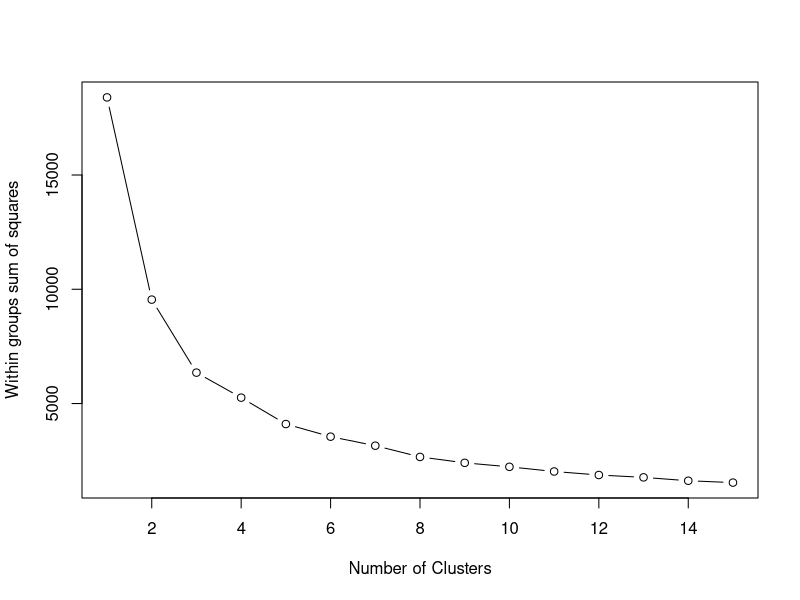

The R script that drew this image:
## ---- chunk 1
userNeighbors.df <- read.csv("userNeighbors_df.csv")
## ---- chunk 2
#Remove 0's and Take Log
userNeighbors.df[userNeighbors.df=="0"]<-1
userNeighbors.df$logFollowersCount <- log(userNeighbors.df$followersCount)
userNeighbors.df$logFriendsCount <- log(userNeighbors.df$friendsCount)
userNeighbors.df$logStatusesCount <- log(userNeighbors.df$statusesCount) 
#Isolate data for analysis
kObject.log <- data.frame(userNeighbors.df$logFriendsCount,userNeighbors.df$logFollowersCount)
## ---- chunk 3
mydata <- kObject.log
wss <- (nrow(mydata)-1)*sum(apply(mydata,2,var))
for (i in 2:15) wss[i] <- sum(kmeans(mydata,
                                     centers=i)$withinss)

plot(1:15, wss, type="b", xlab="Number of Clusters",
     ylab="Within groups sum of squares")
## ---- chunk 4
##Run the K Means algorithm, specifying centers (4 centers)
user2Means.log <- kmeans(kObject.log, centers=4, iter.max=10, nstart=100)

##Add the vector of specified clusters back to the original vector as a factor
userNeighbors.df$cluster <- factor(user2Means.log$cluster)
## ---- chunk 5
#Copy data frame
un.df <- userNeighbors.df

#Create column for tool-tip text
un.df$text <- paste("Handle: ", un.df$screenName, "<br>", "Followers: ", un.df$followersCount, "<br>", "Friends: ", un.df$friendsCount, "<br>", "Tweets: ", un.df$statusesCount, sep="")

#Isolate columns for plotting
un.df <- un.df[,c("cluster", "text", "logFollowersCount", "logFriendsCount", "followersCount", "friendsCount")]
## ---- chunk 6
data <- lapply(
  seq(
    length(
      unique(userNeighbors.df$cluster)
    )), 
  function(i){
    list(
      x = as.vector(subset(un.df, drop=TRUE, cluster == i, logFollowersCount)),
      y = as.vector(subset(un.df, drop=TRUE, cluster == i, logFriendsCount)),
      text = as.vector(subset(un.df, drop=TRUE, cluster == i, text)),
      mode = "markers",
      marker = list(
        line = list(
          color = "white", 
          width = 0.5
        ), 
        size = 8
      ), 
      type = "scatter"      
    )
  }
)

#Format Layout
layout <- list(
  showlegend = FALSE,
  title = "@plotlygraphs Friends vs Followers (Top 1,500) - Log 10 Scale",
  xaxis = list(
    title = "Log Followers Count",
    'autorange' = TRUE
  ),
  yaxis = list(
    title = "Log Friends Count",
    'autorange' = TRUE
  )
)
